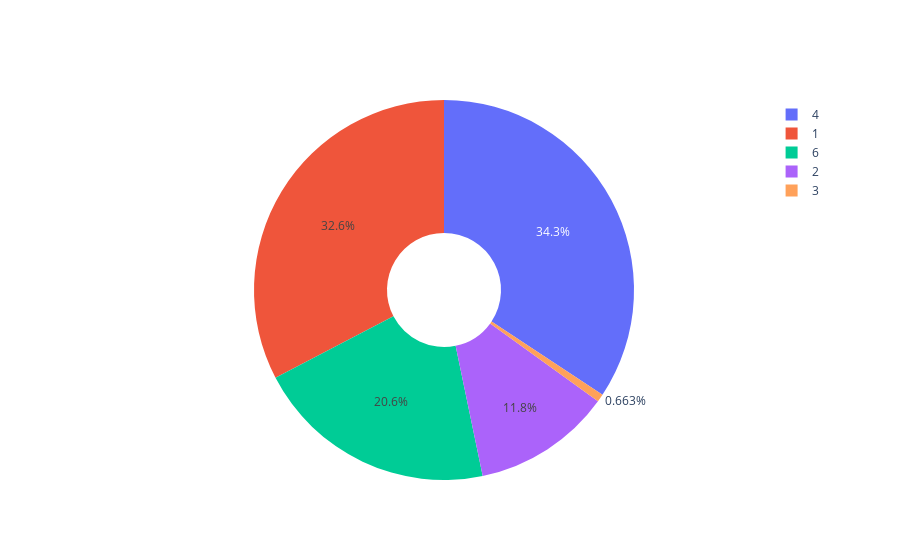

Notebook code for this chart:
### Code cell
#Show the plot (You can't see this plot from Github)
trace = go.Pie(labels = runs[1:], values = values, hole = 0.3)
data = [trace]

fig = go.Figure(data = data)

fig.show()

### Figure 1 — Plotly figure (JSON) as saved in the notebook; plotly's stock layout.template omitted (floating-point values rounded to 4 significant figures)
{"data": [{"hole": 0.3, "labels": [1, 4, 6, 2, 3], "type": "pie", "values": [1919, 2016, 1212, 692, 39]}], "layout": {}}
